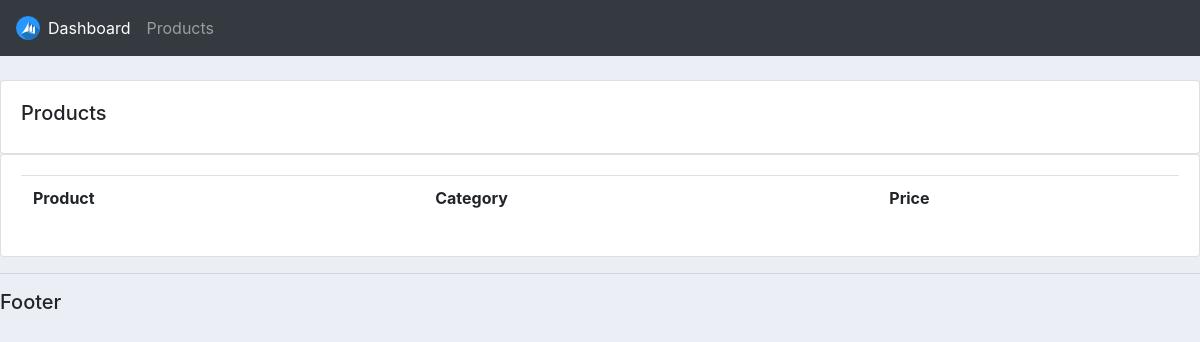
Before: /products/ with the older database file.
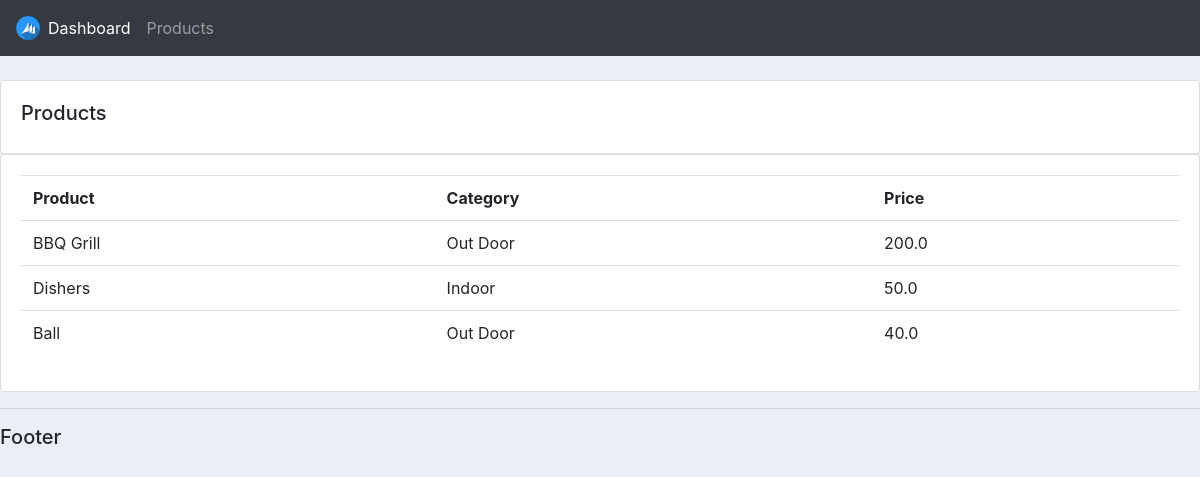
After: the same page with the newer database file.
### accounts/models.py (models this page shows, shortened)
class Product(models.Model):
    CATEGORY = (
            ('Indoor','Indoor'),
            ('Out Door','Out Door'),
            )
    name        = models.CharField(max_length=200,null=True)
    price       = models.FloatField(null=True)
    category    = models.CharField(max_length=200,null=True,choices=CATEGORY)
    description = models.CharField(max_length=200,null=True,blank=True)
    date_created= models.DateTimeField(auto_now_add=True,null=True)
    tags = models.ManyToManyField(Tag)

### accounts/views.py (the view)
# urls.py: path('products/',products,name='products'),
def products(request):
    template_name = 'accounts/Products.html'
    products = Product.objects.all()
    return render(request,template_name,{'products':products})

### accounts/templates/accounts/products.html
{% extends 'accounts/main.html' %}
{% block content %}
    <br>
    <div class="row">
        <div class="col-md">
            <div class="card card-body">
                <h5>Products</h5>
            </div>
            <div class="card card-body">
                <table class="table">
                    <tr>
                        <th>Product</th>
                        <th>Category</th>
                        <th>Price</th>
                    </tr>
                    {% for i in products %}
                        <tr>
                            <td>{{i.name}}</td>
                            <td>{{i.category}}</td>
                            <td>{{i.price}}</td>
                        </tr>
                    {% endfor %}
                </table>
            </div>
        </div>
    </div>
{% endblock %}

Changed rows visible on the page:
added Product: name "BBQ Grill", category "Out Door", price "200.0"
added Product: name "Dishers", category "Indoor", price "50.0"
added Product: name "Ball", category "Out Door", price "40.0"
